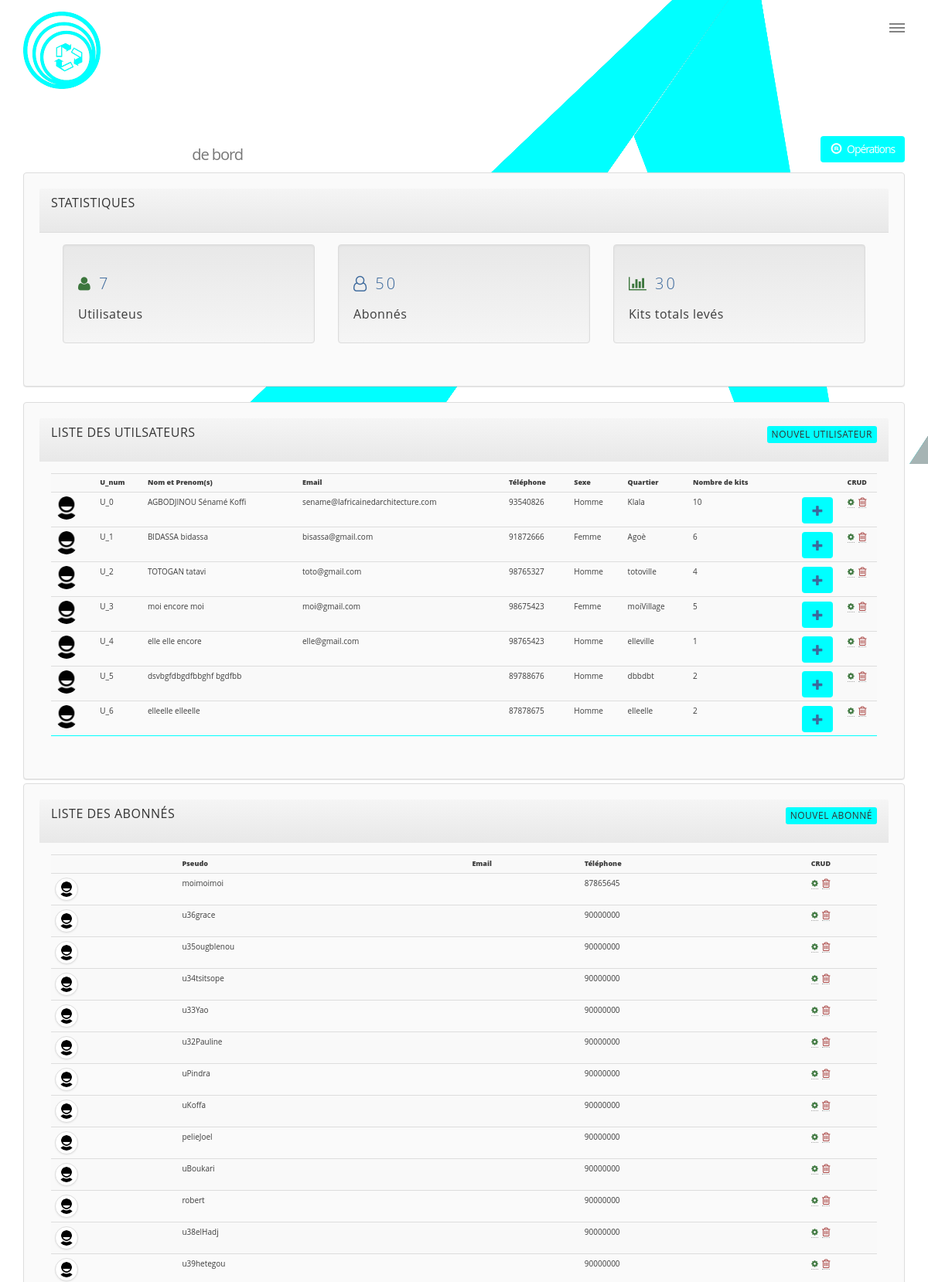
The app's page /admin.php (upper part) with its own data.
### tables this page shows
CREATE TABLE `utilisateur` (
  `id` int(11) NOT NULL,
  `U_num` varchar(5) NOT NULL DEFAULT 'U_n',
  `nom` varchar(60) NOT NULL,
  `prenom` varchar(50) NOT NULL,
  `pseudo` varchar(25) NOT NULL,
  `mdp` varchar(50) NOT NULL,
  `email` varchar(255) DEFAULT NULL,
  `telephone` varchar(12) NOT NULL,
  `sexe` varchar(10) NOT NULL,
  `quartier` varchar(100) NOT NULL,
  `date_inscription` datetime NOT NULL DEFAULT CURRENT_TIMESTAMP ON UPDATE CURRENT_TIMESTAMP,
  `nb_kit` int(11) NOT NULL DEFAULT '0',
  `isUser` int(1) NOT NULL DEFAULT '0',
  `pp` varchar(255) NOT NULL DEFAULT 'default.png'
);

### admin.php (called while the page is built, shortened)
<?php
	require "includes/fonctions.php";
	$resultat = afficher_users();
	$query = $resultat['query'];
	$abonne = $resultat['abonne'];
	$nb = $resultat['nb'];
	$nb_ab = $resultat['nb_ab'];
	$nb_kit = nb_kit_tot();
	require 'views/admin.view.php';

### includes/fonctions.php (called while the page is built, shortened)
<?php
    require 'config/database.php';
    if(!function_exists('afficher_users')){
        function afficher_users(){
            global $db;
            $query = $db->prepare("SELECT * FROM utilisateur WHERE isUser=? ORDER BY U_num");
            $val = '1';
            $query->execute(array($val));
            $abonne = $db->prepare("SELECT * FROM utilisateur WHERE isUser=? ORDER BY nom");
            $val = '0';
            $abonne->execute(array($val));
            $q = $db->prepare("SELECT count(*) nombre FROM utilisateur WHERE isUser=?");
            $val = '1';
            $q->execute(array($val));
            $nb = $q->fetch();
            $q_ab = $db->prepare("SELECT count(*) nombre_ab FROM utilisateur WHERE isUser=?");
            $val = '0';
            $q_ab->execute(array($val));
            $nb_ab = $q_ab->fetch();
            return array('query' =>  $query,'abonne' =>  $abonne , 'nb' => $nb, 'nb_ab' => $nb_ab);
        }
    }
    if(!function_exists('nb_kit_tot')){
        function nb_kit_tot()
        {
            global $db;
            $nb_kit = $db->prepare("SELECT SUM(nb_kit) kit_tot FROM utilisateur");
            $nb_kit->execute();
            $donnee = $nb_kit->fetch();
            return $donnee;
        }
    }

### views/admin.view.php (the view, shortened to what this page needs)
<?php include 'partials/_header.php';?>
<body class="container">
<?php include 'partials/_nav_2.php';?>
<section>
    <div class="row">
        <header id="header">
            <div class="container">
                <div class="row">
                    <div class="col-md-12">
                        <h1><span class="glyphicon glyphicon-cog" aria-hidden="true"></span> Mon Tableau <small>de bord</small><a href="#" class="btn btn-scope pull-right"><icon class="glyphicon glyphicon-registration-mark"></icon> &nbsp; Opérations</a></h1>
                    </div>
                </div>
            </div>
        </header>
        <section id="main">
            <div class="container">
                <div class="row">
                    <div class="col-md-12">
                        <div class="panel panel-default">
                            <div class="panel-heading main-color-bg">
                                <h3 class="panel-title text-uppercase">Statistiques</h3>
                            </div>
                            <div class="panel-body">
                                <div class="col-xs-12 col-sm-4 col-md-4 col-lg-4">
                                    <div class="well dash-box">
                                        <h2><span class="fa fa-user text-success" aria-hidden="true"></span> <?php echo $nb['nombre']; ?></h2>
                                        <h4> Utilisateus</h4>
                                    </div>
                                </div>
                                <div class="col-xs-12 col-sm-4 col-md-4 col-lg-4">
                                    <div class="well dash-box">
                                        <h2><span class="fa fa-user-o" aria-hidden="true"></span> <?php echo $nb_ab['nombre_ab']; ?></h2>
                                        <h4> Abonnés</h4>
                                    </div>
                                </div>
                                <div class="col-xs-12 col-sm-4 col-md-4 col-lg-4">
                                    <div class="well dash-box">
                                        <h2><span class="fa fa-bar-chart-o text-success" aria-hidden="true"></span> <?php echo $nb_kit['kit_tot']; ?> </h2>
                                        <h4>Kits totals levés</h4>
                                    </div>
                                </div>
                            </div>
                        </div>
                        <div class="panel-group panel-responsive">
                            <div class="panel panel-default">
                                <div class="panel-heading">
                                    <h3 class="panel-title text-uppercase">Liste des utilsateurs <a href="#" data-toggle="modal" data-target="#myModalUser" class="btn btn-scope btn-xs pull-right">Nouvel utilisateur</a></h3>
                                </div>
                                <div class="panel-body">
                                    <table class="table table-striped table-condensed table-hover table-responsive">
                                        <tr>
                                            <th></th>
                                            <th>U_num</th>
                                            <th>Nom et Prenom(s)</th>
                                            <th>Email</th>
                                            <th>Téléphone</th>
                                            <th>Sexe</th>
                                            <th>Quartier</th>
                                            <th>Nombre de kits</th>
                                            <th></th>
                                            <th class="text-center">CRUD</th>
                                        </tr>
                                        <?php while ($data = $query->fetch()) { ?>
                                            <tr>
                                                <td><img class="img-responsive img-circle img-profil" src="img/profils/<?=$data['pp']?>" alt="Profil" title=""></td>
                                                <td><?=$data['U_num'] ?></td>
                                                <td><?=$data['nom']?>&nbsp;<?=$data['prenom'] ?></td>
                                                <td><?=$data['email'] ?></td>
                                                <td><?=$data['telephone'] ?></td>
                                                <td><?=$data['sexe'] ?></td>
                                                <td><?=$data['quartier'] ?></td>
                                                <td class=""><?=$data['nb_kit'] ?></td>
                                                <td><a href="admin.php?id=<?=$data['id']?>&nb_kit=<?=$data['nb_kit']?>" ><span class="btn btn-scope glyphicon glyphicon-plus pull-right"></span></a></td>
                                                <td class="text-center">
                                                    <a href="modifier.php?id=<?=$data['id']?>" ><span class="fa fa-cog text-success"></span></a>&nbsp;
                                                    <a href="admin.php?del=<?=$data['id']?>"><span class="fa fa-trash-o fa-lg text-danger"></span></a>
                                                </td>
                                            </tr>
                                        <?php }?>
                                    </table>
                                </div>
                            </div>
                            <div class="panel panel-default">
                                <div class="panel-heading">
                                    <h3 class="panel-title text-uppercase" >Liste des abonnés <a href="#" data-toggle="modal" data-target="#myModal" class="btn btn-scope btn-xs pull-right">Nouvel abonné</a></h3>
                                </div>
                                <div class="panel-body">
                                    <table class="table table-striped table-condensed table-hover table-responsive">
                                        <tr>
                                            <th></th>
                                            <th>Pseudo</th>
                                            <th>Email</th>
                                            <th>Téléphone</th>
                                            <th class="text-center">CRUD</th>
                                        </tr>
                                        <?php while ($data = $abonne->fetch()) { ?>
                                            <tr>
                                                <td><img class="img-responsive img-circle img-thumbnail img-profil" src="img/profils/<?=$data['pp']?>" alt="Profil" title=""></td>
                                                <td><?=$data['pseudo'] ?></td>
                                                <td><?=$data['email'] ?></td>
                                                <td><?=$data['telephone'] ?></td>
                                                <td class="text-center">
                                                    <a href="modifier.php?id=<?=$data['id']?>" ><span class="fa fa-cog text-success"></span></a>&nbsp;
                                                    <a href="admin.php?del=<?=$data['id']?>"><span class="fa fa-trash-o fa-lg text-danger"></span></a>
                                                </td>
                                            </tr>
                                        <?php }?>
                                    </table>
                                </div>
                            </div>
                        </div>
                    </div>
                </div>
            </div>
        </section>
    </div>
</section>
</body>

### partials/_header.php (shortened to what this page needs)
<!DOCTYPE HTML>
<html>
	<head>
		<link rel="stylesheet" href="assets/css/main.css" />
		<link rel="stylesheet" href="css/main.css" />
        <link rel="stylesheet" href="style.css" />
        <link rel="stylesheet" href="bootstrap/css/bootstrap.min.css">
        <link rel="stylesheet"  href="bootstrap/css/bootstrap-theme.min.css">
        <link rel="stylesheet" type="text/css" href="css/parsley.css">
        <link rel="stylesheet" type="text/css" href="font-awesome/css/font-awesome.min.css">
        <link rel="stylesheet" type="text/css" href="../css/font-awesome.css">
		<link rel="stylesheet" type="text/css" href="../css/colours6148.css">
		<link rel="stylesheet" type="text/css" href="../css/stylesheet6148.css">
	</head>

### partials/_nav_2.php
<header id="header" class="container">
	<a href="index.php" title="SCoPE/Accueil" class="logo">
		<img class="img-responsive" src="img/scope.png" alt="" />
	</a>
	<nav>
        <ul>
            <li><a href="#menu" class="glyphicon glyphicon-list">Menu</a></li>
        </ul>
	</nav>
</header>

### css/main.css (style rules this page uses)
#header .logo { text-transform: none; }
h4 { margin-bottom: 0; }
.container { background: url("../img/nav.png") fixed no-repeat; }
#header { padding: 1.5em 0 0.1em 0; }
.btn-scope { background-color: #00ffff; border: solid #00ffff 1px; }
.img-profil { width: 30px; height: 30px; }

### style.css (style rules this page uses)
h4 { font-size: 0.7em; text-transform: none !important; }

### css/colours6148.css (style rules this page uses)
body { color: #3c3c3c; background-color: #e8e8e8; }
h1 { color: #FFFFFF; }
h2 { color: #28313F; }
h3 { color: #3c699c; }
.panel { background-color: #FAFAFA; box-shadow: 0 1px 1px rgba(0, 0, 0, 0.05), 0 1px 0 rgba(0, 0, 0, 0.05); color: #3c3c3c; }
a { color: #3c699c; }
.content h2, .panel h2 { color: #3c699c; }

### records on screen
utilisateur: pp (placeholder picture), U_num "U_0", nom "AGBODJINOU", prenom "Sénamé Koffi", email "sename@lafricainedarchitecture.com", telephone "93540826", sexe "Homme", quartier "Klala", nb_kit "10"
utilisateur: pp (placeholder picture), U_num "U_1", nom "BIDASSA", prenom "bidassa", email "bisassa@gmail.com", telephone "91872666", sexe "Femme", quartier "Agoè", nb_kit "6"
utilisateur: pp (placeholder picture), U_num "U_2", nom "TOTOGAN", prenom "tatavi", email "toto@gmail.com", telephone "98765327", sexe "Homme", quartier "totoville", nb_kit "4"
utilisateur: pp (placeholder picture), U_num "U_3", nom "moi", prenom "encore moi", email "moi@gmail.com", telephone "98675423", sexe "Femme", quartier "moiVillage", nb_kit "5"
utilisateur: pp (placeholder picture), U_num "U_4", nom "elle", prenom "elle encore", email "elle@gmail.com", telephone "98765423", sexe "Homme", quartier "elleville", nb_kit "1"
utilisateur: pp (placeholder picture), U_num "U_5", nom "dsvbgfdbgdfbbghf", prenom "bgdfbb", telephone "89788676", sexe "Homme", quartier "dbbdbt", nb_kit "2"
utilisateur: pp (placeholder picture), U_num "U_6", nom "elleelle", prenom "elleelle", telephone "87878675", sexe "Homme", quartier "elleelle", nb_kit "2"
utilisateur: pp (placeholder picture), pseudo "moimoimoi", telephone "87865645"
utilisateur: pp (placeholder picture), pseudo "u36grace", telephone "90000000"
utilisateur: pp (placeholder picture), pseudo "u35ougblenou", telephone "90000000"
utilisateur: pp (placeholder picture), pseudo "u34tsitsope", telephone "90000000"
utilisateur: pp (placeholder picture), pseudo "u33Yao", telephone "90000000"
utilisateur: pp (placeholder picture), pseudo "u32Pauline", telephone "90000000"
utilisateur: pp (placeholder picture), pseudo "uPindra", telephone "90000000"
utilisateur: pp (placeholder picture), pseudo "uKoffa", telephone "90000000"
utilisateur: pp (placeholder picture), pseudo "pelieJoel", telephone "90000000"
utilisateur: pp (placeholder picture), pseudo "uBoukari", telephone "90000000"
utilisateur: pp (placeholder picture), pseudo "robert", telephone "90000000"
utilisateur: pp (placeholder picture), pseudo "u38elHadj", telephone "90000000"
utilisateur: pp (placeholder picture), pseudo "u39hetegou", telephone "90000000"

### other values on screen
$nb['nombre'] "7"
$nb_ab['nombre_ab'] "50"
$nb_kit['kit_tot'] "30"
